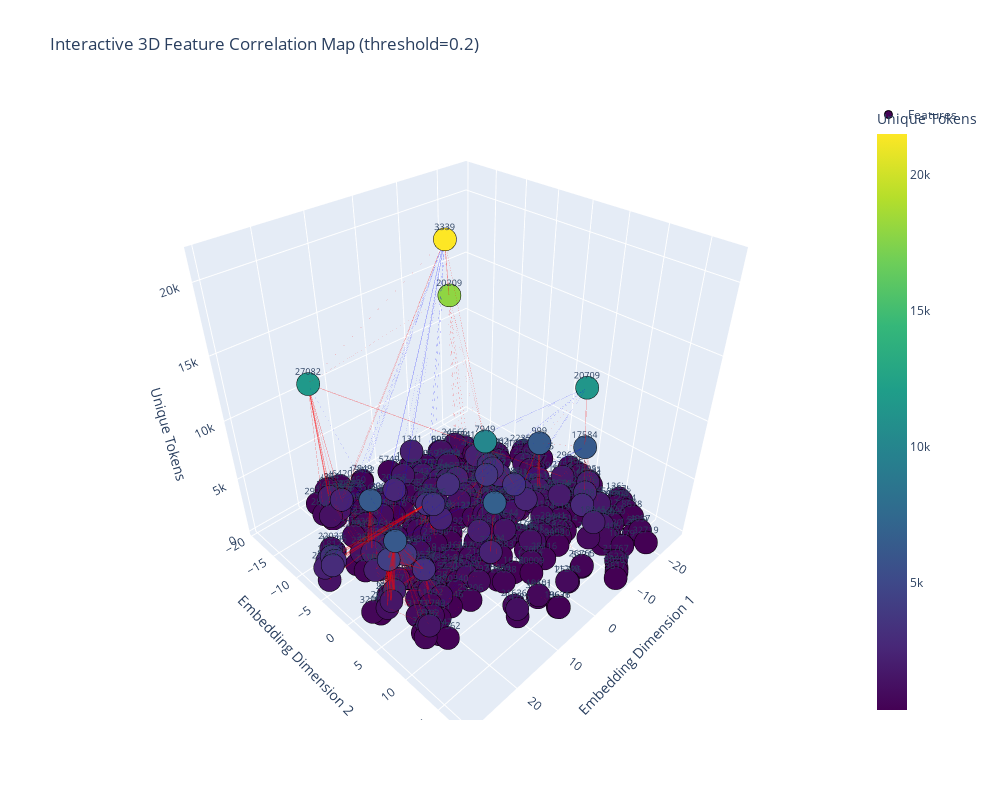

The code cell stored with this chart in its notebook:
### Markdown cell above
### Plotting the feature importance and feature-feature correlation

### Code cell
import torch

from sklearn.manifold import MDS
from sklearn.manifold import TSNE

import plotly.graph_objects as go
import numpy as np

# Load feature token counts to get unique token counts
data = torch.load("feature_sparsity_data.pt")
feature_token_counts = data["feature_token_counts"]

# Get unique token counts for leading features
unique_token_counts = []
for feat_idx in leading_features:
    unique_token_counts.append(len(feature_token_counts[feat_idx]))
unique_token_counts = np.array(unique_token_counts)

# Create figure
fig = go.Figure()

# Draw correlation links
correlation_threshold = 0.2
corr_np = corr_matrix.numpy()

# Collect line segments
for i in range(len(leading_features)):
    for j in range(i+1, len(leading_features)):
        corr_value = abs(corr_np[i, j])
        if corr_value > correlation_threshold:
            color = 'red' if corr_np[i, j] > 0 else 'blue'
            width = (corr_value - correlation_threshold) / (1 - correlation_threshold) * 5
            
            fig.add_trace(go.Scatter3d(
                x=[embedding[i, 0], embedding[j, 0]],
                y=[embedding[i, 1], embedding[j, 1]],
                z=[unique_token_counts[i], unique_token_counts[j]],
                mode='lines',
                line=dict(color=color, width=width),
                opacity=0.4,
                showlegend=False,
                hoverinfo='skip'
            ))

# Add scatter points
fig.add_trace(go.Scatter3d(
    x=embedding[:, 0],
    y=embedding[:, 1],
    z=unique_token_counts,
    mode='markers+text',
    marker=dict(
        size=3,
        color=unique_token_counts,
        colorscale='Viridis',
        showscale=True,
        colorbar=dict(title="Unique Tokens"),
        line=dict(color='black', width=1)
    ),
    text=[str(f) for f in leading_features],
    textposition='top center',
    textfont=dict(size=9),
    name='Features',
    hovertemplate='Feature: %{text}<br>Unique Tokens: %{z}<extra></extra>'
))

# Update layout
fig.update_layout(
    title=f'Interactive 3D Feature Correlation Map (threshold={correlation_threshold})',
    scene=dict(
        xaxis_title='Embedding Dimension 1',
        yaxis_title='Embedding Dimension 2',
        zaxis_title='Unique Tokens'
    ),
    width=1000,
    height=800
)

fig.show()
